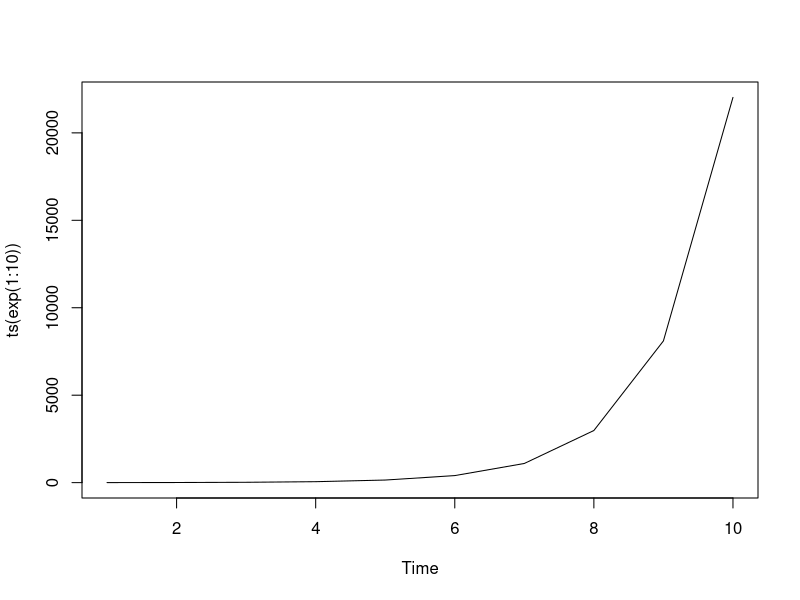

R code for this plot: (Note: this script raises an error after producing the figure.)
## ---- chunk 1
knitr::opts_chunk$set(echo = TRUE)
## ---- chunk 2
1 + 1
sin(pi/2)
## ---- chunk 3
plot(ts(exp(1:10)))
## ---- chunk 4
cat("what a great chunk of code!\n")
## ---- chunk 5
cat("you won't see the code behind me!\n")
## ---- chunk 6
cat("you won't see the results, only the code!\n")
## ---- chunk 7
cat("you won't see anything!\n")
## ---- chunk 8
z <- numeric(1e8)
## ---- chunk 9
timesTwo(3)
## ---- chunk 10
answer <- 42
## ---- chunk 11
boxplot(Sepal.Length ~ Species, data = iris)
## ---- chunk 12
knitr::kable(mtcars[1:5,])
